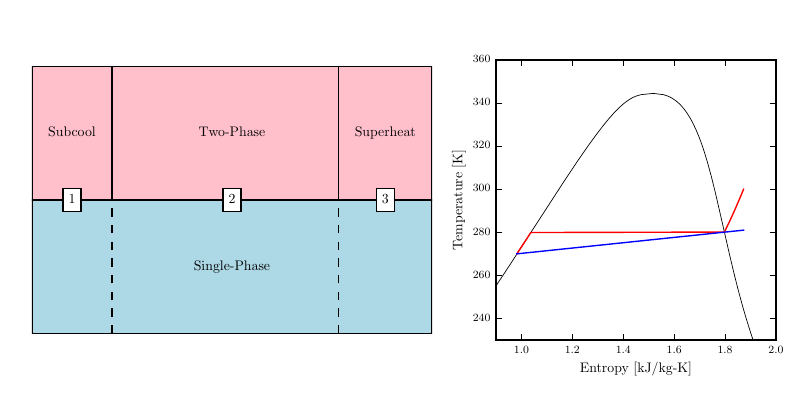

Generate this figure with Python:
import pylab,numpy as np
import CoolProp
from CoolProp.Plots import PropertyPlot
from CoolProp.CoolProp import PropsSI
import matplotlib as mpl
mpl.style.use('classic')

#===============================================================================
# Latex render
#===============================================================================
#mpl.use('pgf')
    
def figsize(scale):
    fig_width_pt = 469.755                          # Get this from LaTeX using \the\textwidth
    inches_per_pt = 1.0/72.27                       # Convert pt to inch
    golden_mean = (np.sqrt(5.0)-1.0)/2.0            # Aesthetic ratio (you could change this)
    fig_width = fig_width_pt*inches_per_pt*scale    # width in inches
    fig_height = fig_width*golden_mean              # height in inches
    fig_size = [fig_width,fig_height]
    return fig_size
    
pgf_with_latex = {                      # setup matplotlib to use latex for output
"pgf.texsystem": "pdflatex",        # change this if using xetex or lautex
"text.usetex": True,                # use LaTeX to write all text
"font.family": "serif",
"font.serif": [],                   # blank entries should cause plots to inherit fonts from the document
"font.sans-serif": [],
"font.monospace": [],
"axes.labelsize": 10,               # LaTeX default is 10pt font.
"font.size": 10,
"legend.fontsize": 8,               # Make the legend/label fonts a little smaller
"legend.labelspacing":0.2,
"xtick.labelsize": 8,
"ytick.labelsize": 8,
"figure.figsize": figsize(0.9),     # default fig size of 0.9 textwidth
"pgf.preamble": [
r"\usepackage[utf8x]{inputenc}",    # use utf8 fonts becasue your computer can handle it :)
r"\usepackage[T1]{fontenc}",        # plots will be generated using this preamble
        ]
    }
mpl.rcParams.update(pgf_with_latex)
#===============================================================================
# END of Latex render
#===============================================================================

fig=pylab.figure(figsize=(8,4))
ax=fig.add_axes((0.04,0,0.5,1.0))
ax.fill(np.r_[0,3,3,0,0],np.r_[0,0,1,1,0],'lightblue')
ax.fill(np.r_[0,3,3,0,0],np.r_[1,1,2,2,1],'pink')
ax.plot([0.005,0.005],[0,2],'k')
ax.plot([2.995,2.995],[0,2],'k')

ax.plot([2.3,2.3],[1,2],'k')
ax.plot([2.3,2.3],[0,1],'k--')
ax.plot([0.6,0.6],[1,2],'k')
ax.plot([0.6,0.6],[0,1],'k--')
ax.text(1.5,0.5,'Single-Phase',ha='center',va='center')
ax.text(0.3,1.5,'Subcool',ha='center',va='center')
ax.text(0.3,1,'1',bbox=dict(facecolor='w'),ha='center',va='center')
ax.text(1.5,1.5,'Two-Phase',ha='center',va='center')
ax.text(1.5,1,'2',bbox=dict(facecolor='w'),ha='center',va='center')
ax.text(2.65,1.5,'Superheat',ha='center',va='center')
ax.text(2.65,1,'3',bbox=dict(facecolor='w'),ha='center',va='center')


ax.axis('equal')
ax.axis('off')

ax2=fig.add_axes((0.62,0.15,0.35,0.7))
ts_plot = PropertyPlot('R410a', 'Ts',unit_system='KSI',axis=ax2)
ts_plot.calc_isolines(CoolProp.iQ, num=2)
ts_plot.draw() #actually draw isoline
ts_plot.isolines.clear() #stop isoline, to avoid ploting the isoline at the end 
pylab.close()
#
p = PropsSI('P','T',280,'Q',0.0,'R410a')
T1 = np.linspace(270,279.9,100)
T2 = np.linspace(280.11,300,100)
T = np.r_[T1,T2]
s = PropsSI('S','T',T,'P',p,'R410a')/1000.0
ax2.plot(s,T,'r')
ax2.plot([s[0],s[-1]],[270,281],'b')
ax2.set_xlim(0.9,2)
ax2.set_ylim(230,360)
ax2.set_xlabel('Entropy [kJ/kg-K]')
ax2.set_ylabel('Temperature [K]')

pylab.savefig('PHEQmaxCondPinchedcells.pdf')
pylab.show()
